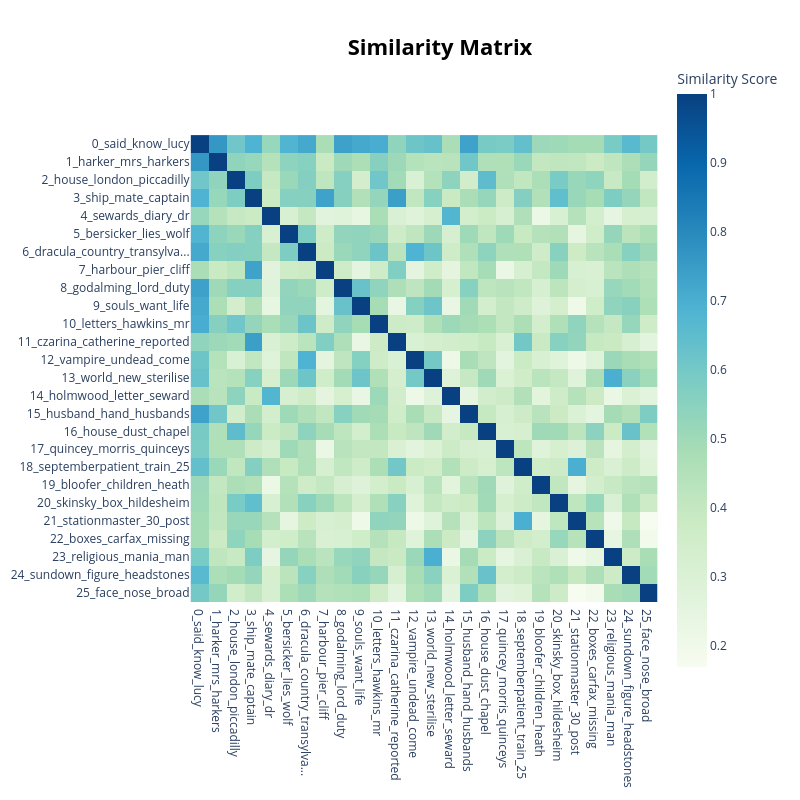

This figure's notebook cell:
### Markdown cell above
##### Topic Heatmap

### Code cell
topic_model.visualize_heatmap()

### Figure 1 — Plotly figure (JSON) as saved in the notebook; plotly's stock layout.template omitted (floating-point values rounded to 4 significant figures; data arrays with more than 128 entries replaced by an {"elided": "..."} marker saying what was removed)
{"data": [{"coloraxis": "coloraxis", "hovertemplate": "x: %{x}<br>y: %{y}<br>Similarity Score: %{z}<extra></extra>", "name": "0", "type": "heatmap", "x": ["0_said_know_lucy", "1_harker_mrs_harkers", "2_house_london_piccadilly", "3_ship_mate_captain", "4_sewards_diary_dr", "5_bersicker_lies_wolf", "6_dracula_country_transylva...", "7_harbour_pier_cliff", "8_godalming_lord_duty", "9_souls_want_life", "10_letters_hawkins_mr", "11_czarina_catherine_reported", "12_vampire_undead_come", "13_world_new_sterilise", "14_holmwood_letter_seward", "15_husband_hand_husbands", "16_house_dust_chapel", "17_quincey_morris_quinceys", "18_septemberpatient_train_25", "19_bloofer_children_heath", "20_skinsky_box_hildesheim", "21_stationmaster_30_post", "22_boxes_carfax_missing", "23_religious_mania_man", "24_sundown_figure_headstones", "25_face_nose_broad"], "xaxis": "x", "y": ["0_said_know_lucy", "1_harker_mrs_harkers", "2_house_london_piccadilly", "3_ship_mate_captain", "4_sewards_diary_dr", "5_bersicker_lies_wolf", "6_dracula_country_transylva...", "7_harbour_pier_cliff", "8_godalming_lord_duty", "9_souls_want_life", "10_letters_hawkins_mr", "11_czarina_catherine_reported", "12_vampire_undead_come", "13_world_new_sterilise", "14_holmwood_letter_seward", "15_husband_hand_husbands", "16_house_dust_chapel", "17_quincey_morris_quinceys", "18_septemberpatient_train_25", "19_bloofer_children_heath", "20_skinsky_box_hildesheim", "21_stationmaster_30_post", "22_boxes_carfax_missing", "23_religious_mania_man", "24_sundown_figure_headstones", "25_face_nose_broad"], "yaxis": "y", "z": {"elided": "26x26 float values"}}], "layout": {"coloraxis": {"colorbar": {"title": {"text": "Similarity Score"}}, "colorscale": [[0, "rgb(247,252,240)"], [0.125, "rgb(224,243,219)"], [0.25, "rgb(204,235,197)"], [0.375, "rgb(168,221,181)"], [0.5, "rgb(123,204,196)"], [0.625, "rgb(78,179,211)"], [0.75, "rgb(43,140,190)"], [0.875, "rgb(8,104,172)"], [1, "rgb(8,64,129)"]]}, "height": 800, "hoverlabel": {"bgcolor": "white", "font": {"family": "Rockwell", "size": 16}}, "legend": {"title": {"text": "Trend"}}, "margin": {"t": 60}, "showlegend": true, "title": {"font": {"color": "Black", "size": 22}, "text": "<b>Similarity Matrix</b>", "x": 0.55, "xanchor": "center", "y": 0.95, "yanchor": "top"}, "width": 800, "xaxis": {"anchor": "y", "constrain": "domain", "domain": [0, 1], "scaleanchor": "y"}, "yaxis": {"anchor": "x", "autorange": "reversed", "constrain": "domain", "domain": [0, 1]}}}
